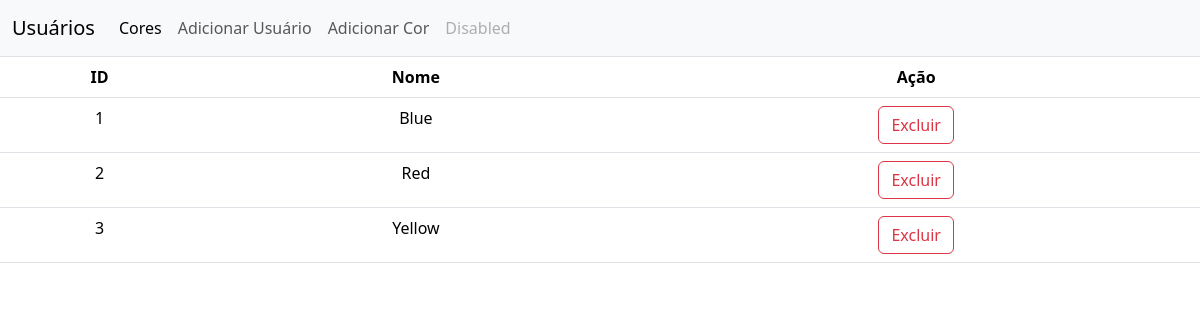
/cores.php, run on an earlier commit of the app's database.
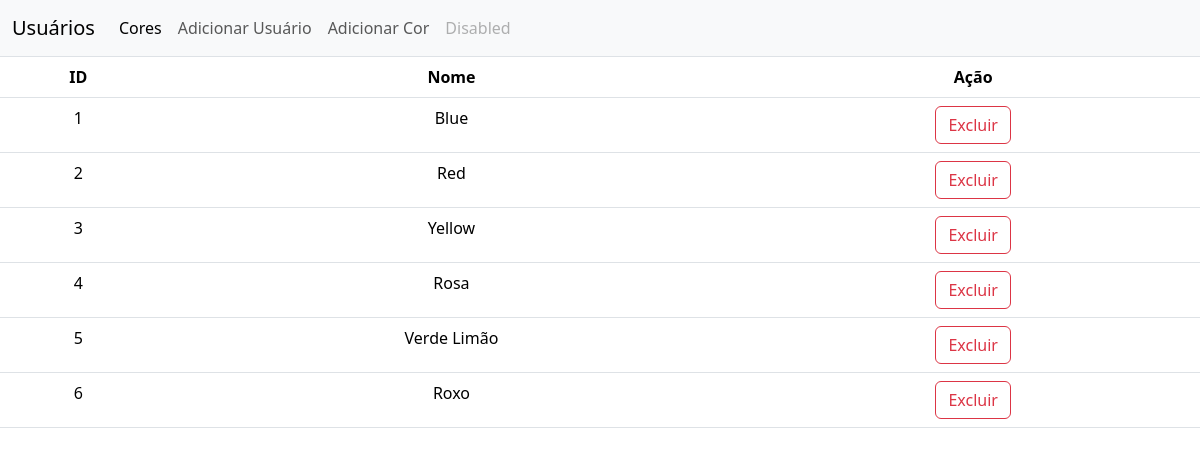
And on a later commit of the database.
### tables this page shows
CREATE TABLE colors(

    id INTEGER PRIMARY KEY,
    name varchar(50) NOT NULL
);

### connection.php (called while the page is built, shortened)
<?php
class Connection {
    private $databaseFile;
    private $connection;
    public function __construct()
    {
        $this->databaseFile = realpath(__DIR__ . "/database/db.sqlite");
    }
    private function connect()
    {
        return $this->connection = new PDO("sqlite:{$this->databaseFile}");
    }
    public function getConnection()
    {
        return $this->connection ?: $this->connection = $this->connect();
    }
    public function query($query)
    {
        $result      = $this->getConnection()->query($query);
        $result->setFetchMode(PDO::FETCH_INTO, new stdClass);
        return $result;
    }
}

### cores.php (the view, shortened to what this page needs)
<!DOCTYPE html>
<html lang="en">
<head>
</head>
<body>
    <?php
    require_once 'nav.php';
    require 'connection.php';
    $connection = new Connection();
    $colors = $connection->query("SELECT * FROM colors");
    echo "
    <div class='row d-flex justify-content-center'>
        <table class='table' border='1'>
                <tr>
                    <th class='col8'>ID</th>
                    <th class='col8'>Nome</th>
                    <th class='col8'>Ação</th>
                </tr>
    ";
    foreach($colors as $color) {
        echo sprintf("<tr>
                        <td>%s</td>
                        <td>%s</td>
                        <td>
                            <a href='excluirCor.php?id=$color->id' class='btn btn-outline-danger'>Excluir</a>
                        </td>
                    </tr>
                    ",
            $color->id, $color->name);
    }
    echo "</table>
    </div>";
    ?>
</body>
</html>

### nav.php (shortened to what this page needs)
<link href="https://cdn.jsdelivr.net/npm/bootstrap@5.3.2/dist/css/bootstrap.min.css" rel="stylesheet">
<nav class="navbar navbar-expand-lg bg-body-tertiary">
  <div class="container-fluid">
    <a class="navbar-brand" href="index.php">Usuários</a>
    <div class="collapse navbar-collapse" id="navbarNavAltMarkup">
      <div class="navbar-nav">
        <a class="nav-link active" aria-current="page" href="cores.php">Cores</a>
        <a class="nav-link" href="adicionarUsuario.php">Adicionar Usuário</a>
        <a class="nav-link" href="adicionarCor.php">Adicionar Cor</a>
        <a class="nav-link disabled" aria-disabled="true">Disabled</a>
      </div>
    </div>
  </div>
</nav>

### cores.php (style rules this page uses)
body { text-align: center; }

What changed in the data, as far as the page shows it:
added colors: id+name "4 Rosa Excluir"
added colors: id+name "5 Verde Limão Excluir"
added colors: id+name "6 Roxo Excluir"
